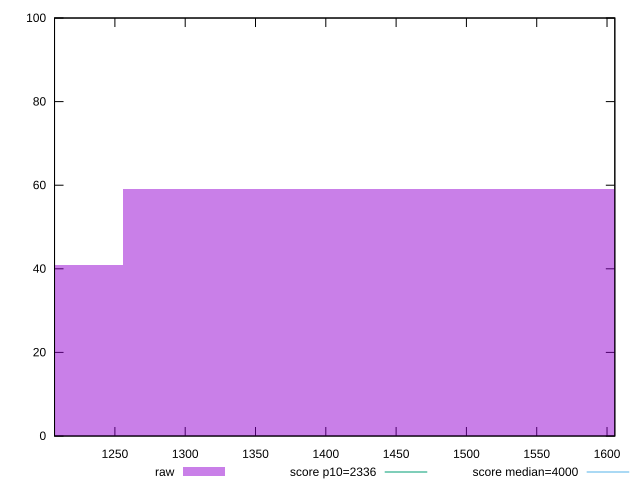

Recreate this plot in gnuplot.
reset

$raw <<EOF
1434.9058722780421 59
1076.1794042085317 41
EOF

set key outside below
set boxwidth 358.72646806951053
set xrange [1207.071:1605.547]
set yrange [0:100]
set trange [0:100]
set style fill transparent solid 0.5 noborder

set parametric
set terminal svg size 640, 490 enhanced background rgb 'white'
set output "reports/report_00032_2021-02-25T10-28-15.087Z/first-contentful-paint/samples/music/raw/histogram.svg"

plot $raw title "raw" with boxes, \
     2336,t title "score p10=2336", \
     4000,t title "score median=4000"

reset
